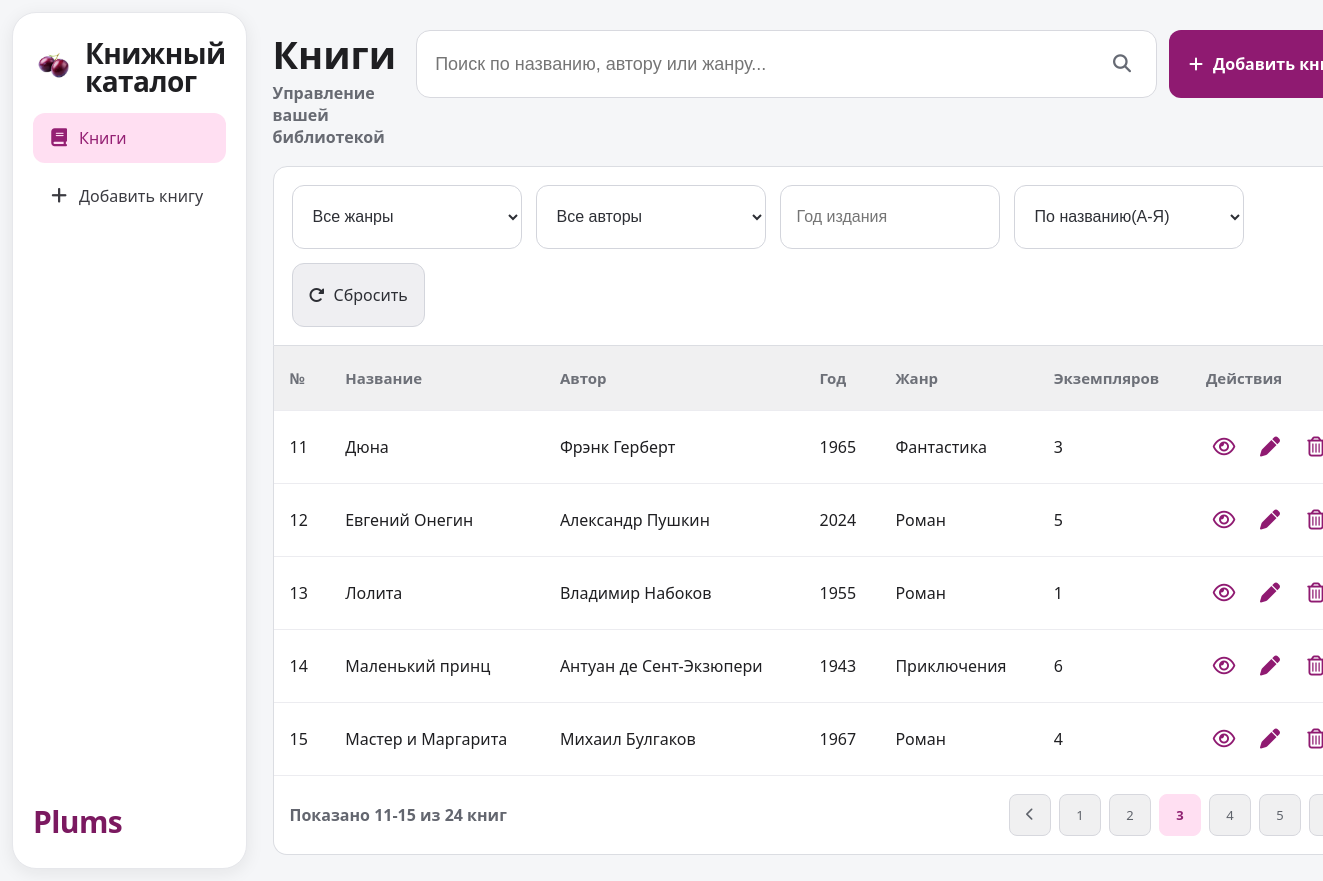
Page /?page=3&q=&author=&genre=&year=&sort=title_asc on the committed database.
### tables this page shows
CREATE TABLE books (
                id INTEGER PRIMARY KEY AUTOINCREMENT,
                title TEXT NOT NULL,
                author TEXT NOT NULL,
                year INTEGER NOT NULL,
                genre TEXT NOT NULL,
                copies INTEGER NOT NULL DEFAULT 0
            , description TEXT NOT NULL DEFAULT '');

### app.py (the view)
@app.get("/")
def index():
    return render_template("index.html", **build_index_context(request.args))

### app.py (called while the page is built)
def _ensure_data_dir() -> None:
    DB_FILE.parent.mkdir(parents=True, exist_ok=True)

def get_connection() -> sqlite3.Connection:
    _ensure_data_dir()
    conn = sqlite3.connect(DB_FILE)
    conn.row_factory = sqlite3.Row
    return conn

def _ensure_description_column(conn: sqlite3.Connection) -> None:
    columns = {row["name"] for row in conn.execute("PRAGMA table_info(books)")}
    if "description" not in columns:
        conn.execute("ALTER TABLE books ADD COLUMN description TEXT NOT NULL DEFAULT ''")

def load_books() -> List[Book]:
    init_db()
    with get_connection() as conn:
        rows = conn.execute(
            "SELECT id, title, author, year, genre, copies, description FROM books"
        ).fetchall()
    return [
        Book(
            id=row["id"],
            title=row["title"],
            author=row["author"],
            year=row["year"],
            genre=row["genre"],
            copies=row["copies"],
            description=row["description"] or "",
        )
        for row in rows
    ]

def parse_int(value: str, default: int = 0) -> int:
    try:
        return int(value)
    except (TypeError, ValueError):
        return default

def parse_sort(sort_key: str) -> Tuple[str, str]:
    mapping = {
        "title_asc": ("title", "asc"),
        "title_desc": ("title", "desc"),
        "author_asc": ("author", "asc"),
        "author_desc": ("author", "desc"),
        "year_asc": ("year", "asc"),
        "year_desc": ("year", "desc"),
    }
    return mapping.get(sort_key, ("title", "asc"))

### templates/index.html (shortened to what this page needs)
{% extends "base.html" %}
{% block content %}
<div class="top-bar">
  <div class="top-title">
    <h1>Книги</h1>
    <p>Управление вашей библиотекой</p>
  </div>
  <div class="top-actions">
    <form class="search-form" method="get" action="{{ url_for('index') }}">
      <input
        type="text"
        name="q"
        placeholder="Поиск по названию, автору или жанру..."
        value="{{ filters.q }}"
      />
      <button type="submit" class="icon-btn" aria-label="Искать">
        <i class="fa-solid fa-magnifying-glass"></i>
      </button>
    </form>
    <a class="add-btn" href="{{ url_for('new_book') }}">
      <i class="fa-solid fa-plus"></i>
      Добавить книгу
    </a>
  </div>
</div>
<form class="filters" method="get" action="{{ url_for('index') }}">
  <select name="genre" onchange="this.form.submit()">
    <option value="" {% if not filters.genre %}selected{% endif %}>Все жанры</option>
  </select>
  <select name="author" onchange="this.form.submit()">
    <option value="" {% if not filters.author %}selected{% endif %}>Все авторы</option>
  </select>
  <input type="text" name="year" placeholder="Год издания" value="{{ filters.year }}" />
  <select name="sort" onchange="this.form.submit()">
    {% for value, label in sort_options %}
    <option value="{{ value }}" {% if filters.sort == value %}selected{% endif %}>{{ label }}</option>
    {% endfor %}
  </select>
  <a class="reset-btn" href="{{ url_for('index') }}"><i class="fa-solid fa-rotate-right"></i>Сбросить</a>
</form>
<div class="table-container">
  {% if books %}
  <table>
    <thead>
      <tr>
        <th>№</th>
        <th>Название</th>
        <th>Автор</th>
        <th>Год</th>
        <th>Жанр</th>
        <th>Экземпляров</th>
        <th>Действия</th>
      </tr>
    </thead>
    <tbody>
      {% for book in books %}
      <tr>
        <td>{{ pagination.start + loop.index0 }}</td>
        <td>{{ book.title }}</td>
        <td>{{ book.author }}</td>
        <td>{{ book.year }}</td>
        <td>{{ book.genre }}</td>
        <td>{{ book.copies }}</td>
        <td class="actions">
          <a href="{{ url_for('view_book', book_id=book.id) }}" title="Просмотр"><i class="fa-regular fa-eye"></i></a>
          <a href="{{ url_for('edit_book', book_id=book.id, **filters) }}" title="Редактировать"><i class="fa-solid fa-pen"></i></a>
          <a href="{{ url_for('confirm_delete_book', book_id=book.id, **filters) }}" title="Удалить" class="delete-link"><i class="fa-regular fa-trash-can"></i></a>
        </td>
      </tr>
      {% endfor %}
    </tbody>
  </table>
  <div class="pagination">
    <span>Показано {{ pagination.start }}-{{ pagination.end }} из {{ pagination.total_books }} книг</span>
    <div class="pages">
      {% if pagination.has_prev %}
      <a href="{{ url_for('index', page=pagination.page - 1, **filters) }}">
        <i class="fa-solid fa-chevron-left"></i>
      </a>
      {% else %}
      <span class="page-disabled"><i class="fa-solid fa-chevron-left"></i></span>
      {% endif %}
      {% for p in range(1, pagination.total_pages + 1) %}
      <a href="{{ url_for('index', page=p, **filters) }}" class="{% if p == pagination.page %}active-page{% endif %}">
        {{ p }}
      </a>
      {% endfor %}
      {% if pagination.has_next %}
      <a href="{{ url_for('index', page=pagination.page + 1, **filters) }}">
      </a>
      {% else %}
      <span class="page-disabled"><i class="fa-solid fa-chevron-right"></i></span>
      {% endif %}
    </div>
  </div>
  {% endif %}
</div>
{% endblock %}

### static/styles.css (style rules this page uses)
* { margin: 0; padding: 0; box-sizing: border-box; }
body { font-family: "Segoe UI", Arial, sans-serif; background: #f5f6f8; color: #1f1f22; font-size: 16px; }
.top-bar { display: flex; justify-content: space-between; align-items: flex-start; margin-bottom: 18px; gap: 20px; }
.top-title { margin-top: 4px; }
.top-bar h1 { font-size: 38px; line-height: 1.1; margin-bottom: 6px; }
.top-bar p { color: #676a72; font-size: 16px; font-weight: 600; }
.top-actions { display: flex; align-items: stretch; gap: 12px; }
.search-form { width: min(920px, 56vw); height: 68px; border: 1px solid #d8d9df; border-radius: 14px; background: #fff; display: flex; align-items: center; padding: 0 10px 0 18px; }
.search-form input { flex: 1; border: none; font-size: 18px; background: transparent; color: #2e2f35; }
.icon-btn { height: 48px; width: 48px; border: none; background: transparent; color: #666a74; cursor: pointer; font-size: 18px; }
.add-btn { background: #8f1a71; color: #fff; border: none; border-radius: 12px; padding: 0 20px; min-height: 68px; font-size: 16px; font-weight: 700; cursor: pointer; display: inline-flex; align-items: center; gap: 10px; text-decoration: none; white-space: nowrap; }
.filters { background: #fff; padding: 18px; border-radius: 14px 14px 0 0; display: flex; gap: 14px; margin-bottom: 0; border: 1px solid #dbdde2; flex-wrap: wrap; }
.filters input, .filters select, .apply-btn, .reset-btn { min-height: 64px; padding: 12px 16px; border-radius: 12px; border: 1px solid #d3d5dc; background: #fff; font-size: 16px; color: #2d2f35; }
.filters input { min-width: 220px; width: 220px; }
.filters select { width: 230px; }
.reset-btn { text-decoration: none; display: inline-flex; align-items: center; gap: 9px; background: #efeff2; cursor: pointer; }
.table-container { background: #fff; border-radius: 0 0 14px 14px; overflow: hidden; border: 1px solid #dbdde2; border-top: none; }
table { width: 100%; border-collapse: collapse; }
thead { background: #f0f0f1; }
th, td { padding: 22px 16px; text-align: left; font-size: 16px; }
th { color: #6d7078; font-size: 15px; font-weight: 700; }
tbody tr { border-top: 1px solid #ececf0; }
.actions { display: flex; align-items: center; gap: 10px; }
.actions a { color: #8f1a71; text-decoration: none; font-size: 20px; width: 36px; text-align: center; }
.danger-btn, .delete-link { background: transparent; color: #da2a2a; border: none; font-size: 22px; padding: 4px; cursor: pointer; text-decoration: none; display: inline-flex; align-items: center; justify-content: center; width: 36px; }
.pagination { display: flex; justify-content: space-between; align-items: center; padding: 18px 16px; border-top: 1px solid #ececf0; }
.pagination span { color: #63666f; font-size: 16px; font-weight: 600; }
.pages { display: flex; gap: 8px; align-items: center; }
.pages a, .page-disabled { width: 42px; height: 42px; border: 1px solid #d7d8de; border-radius: 8px; background: #f0f0f1; display: inline-flex; align-items: center; justify-content: center; text-decoration: none; cursor: pointer; font-size: 13px; color: #5f636b; }
.active-page { background: #ffdff2 !important; color: #902172 !important; font-weight: bold; border-color: #ffdff2 !important; }

### rows in the picture
books: start "11", title "Дюна", author "Фрэнк Герберт", year "1965", genre "Фантастика", copies "3"
books: start "12", title "Евгений Онегин", author "Александр Пушкин", year "2024", genre "Роман", copies "5"
books: start "13", title "Лолита", author "Владимир Набоков", year "1955", genre "Роман", copies "1"
books: start "14", title "Маленький принц", author "Антуан де Сент-Экзюпери", year "1943", genre "Приключения", copies "6"
books: start "15", title "Мастер и Маргарита", author "Михаил Булгаков", year "1967", genre "Роман", copies "4"

### other values in the picture
{{ pagination.start }} "11"
{{ pagination.end }} "15"
{{ pagination.total_books }} "24"
{{ p }} "1" "2" "3" "4" "5"
form field sort "По названию(А-Я)"
